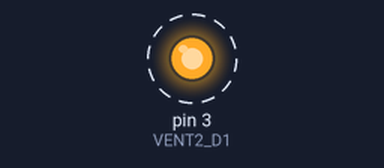
A program run on a simulated Arduino Nano, built with avr-gcc and run on an emulated ATmega328P. Parts: output pins drawn as LEDs (lit = HIGH). Dashed ring = blinking. What the program prints to the serial monitor is not drawn.

Above: at 1.0 s.
Timing chart, 0 to 4.7 s (numbered marks = the images above):
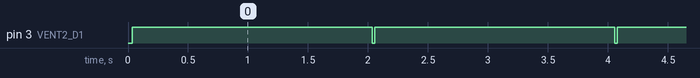

The program:

main.cpp
```cpp
#include <Arduino.h>
#include <Adafruit_MCP23X17.h>

// MCP23017 Pins (GPA0-GPA7, GPB0-GPB7)
#define VENT1_D2 0 // Valve 1 Direction 2
#define VENT1_D1 1 // Valve 1 Direction 1
#define VENT2_D2 2 // Valve 2 Direction 2
#define VENT2_D1 3 // Valve 2 Direction 1
#define VENT3_D2 4 // Valve 3 Direction 2
#define VENT3_D1 5 // Valve 3 Direction 1
#define VENT4_D2 6 // Valve 4 Direction 2
#define VENT4_D1 7 // Valve 4 Direction 1

// Arduino Pins
#define ENABLE_PIN 3 // Shared enable pin (D3)

// Direction control variables (set these externally)
bool Vent1_State = true; // Example: false = "-+", true = "+-"
bool Vent2_State = false;
bool Vent3_State = true;
bool Vent4_State = false;

Adafruit_MCP23X17 mcp;

void setup()
{
    Serial.begin(9600);

    // Initialize MCP23017 at address 0x27
    if (!mcp.begin_I2C(0x27))
    {
        Serial.println("MCP23017 not found!");
        while (1)
            ;
    }

    // Configure all Valve control pins as OUTPUT
    mcp.pinMode(VENT1_D1, OUTPUT);
    mcp.pinMode(VENT1_D2, OUTPUT);
    mcp.pinMode(VENT2_D1, OUTPUT);
    mcp.pinMode(VENT2_D2, OUTPUT);
    mcp.pinMode(VENT3_D1, OUTPUT);
    mcp.pinMode(VENT3_D2, OUTPUT);
    mcp.pinMode(VENT4_D1, OUTPUT);
    mcp.pinMode(VENT4_D2, OUTPUT);

    // Configure enable pin (HIGH = Valves enabled)
    pinMode(ENABLE_PIN, OUTPUT);
    digitalWrite(ENABLE_PIN, LOW);

    Serial.println("System Ready");
}

void updateVent(uint8_t D1_pin, uint8_t D2_pin, bool state)
{
    if (state == true)
    {
        digitalWrite(ENABLE_PIN, LOW);
        mcp.digitalWrite(D1_pin, LOW);
        Serial.print("D1_pin true LOW: ");
        Serial.println(D1_pin);
        delay(10);
        mcp.digitalWrite(D2_pin, HIGH);
        Serial.print("D2_pin true HIGH: ");
        Serial.println(D2_pin);
        digitalWrite(ENABLE_PIN, HIGH);
    }
    else if (state == false)
    {
        digitalWrite(ENABLE_PIN, LOW);
        mcp.digitalWrite(D2_pin, LOW);
        Serial.print("D2_pin false LOW: ");
        Serial.println(D2_pin);
        delay(10);
        mcp.digitalWrite(D1_pin, HIGH);
        Serial.print("D1_pin false HIGH: ");
        Serial.println(D1_pin);
        digitalWrite(ENABLE_PIN, HIGH);
    }
}

void loop()
{
    // Update Valve directions based on boolean states
    // updateVent(VENT1_D1, VENT1_D2, Vent1_State); // Valve 1 //Hardware wahrschienlich defekt
    updateVent(VENT2_D1, VENT2_D2, Vent2_State); // Valve 2
    updateVent(VENT3_D1, VENT3_D2, Vent3_State); // Valve 3
    // updateVent(VENT4_D1, VENT4_D2, Vent4_State); // Valve 4 //Hardware wahrschienlich defekt
    Vent2_State = !Vent2_State; // Toggle state for testing
    Vent3_State = !Vent3_State; // Toggle state for testing
    delay(2000);
}
```

Measured:
- by itself, pin 3 (VENT2_D1): alternates HIGH for 2.0 s and LOW for 0.02 s
